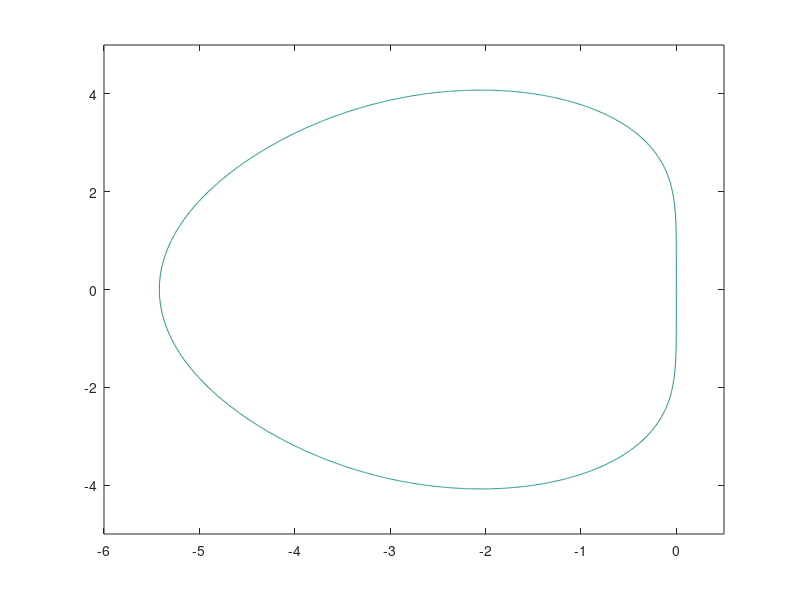

This chart was generated by the following MATLAB code: (Note: this script raises an error after producing the figure.)

clear; close all; clc;
format long

figure(1);
b = [1./6, 2./3, 1./6];
%x = -5:0.01:5;
%y = -5:0.01:5;
x=-6:0.01:0.5;
y=-5:0.1:5;
[xx, yy] = meshgrid(x, y);
z = complex(xx, yy);

s = ((1 + b(1)*z).*(1 + z*(b(2) - 0.25)).*(1 + b(3)*z) + (z.^3)*prod(b) ...
    + (z.^3)*(b(3)*(b(2) - 1.)*(b(1) - 1./4))...
    - (b(3)*b(1)*z.^2).*(1+z*(b(2)-0.25)) - (b(2)*(b(1) - 1./4)*z.^2).*(1 + b(3)*z)...
    - (b(3)*(b(2) - 1.)*z.^2).*(1 + b(1)*z))./(1 - 0.25*z);
 
[C1,h1]=contour(xx, yy, abs(s), [1,1]);
[rw, cl] = find(abs(s) < 1.0);
min_x = min(xx(rw, cl), [], "all")
%clabel(C1, h1);
xlabel("Re(\lambda)")
ylabel("Im(\lambda)")
title('Region of Abs Stability for Implicit RK3')
hold on;

B = [-1.0, 3.0, -5.0, 7.0; 0.0, -2.0, 4.0, -6.0; 0.0, 0.0, -4.0, 6.0; 0.0, 0.0, 0.0, -16.0];
[V, D] = eig(B);
for i = 4:4
    lambda_A=D(i,i);
    xl = real(lambda_A);%/abs(lambda_A);
    yl = imag(lambda_A);%/abs(lambda_A);
    %plot(xl, yl, 'xr');
    %line([xl, 0], [yl, 0], 'Color', 'red', 'LineStyle', '--');
end

figure(2);


i = complex(0, 1);
th = 0:0.001:2*pi;
r = 12*(exp(i*3*th) - (exp(2*i*th) + exp(i*th) + 1)/3)./(23*exp(2*i*th) - 2*exp(i*th) + 3);
x = real(r);
y = imag(r);

plot(x,y);
xlabel("Re(\lambda)")
ylabel("Im(\lambda)")
title("Region of Absolute Stability")


